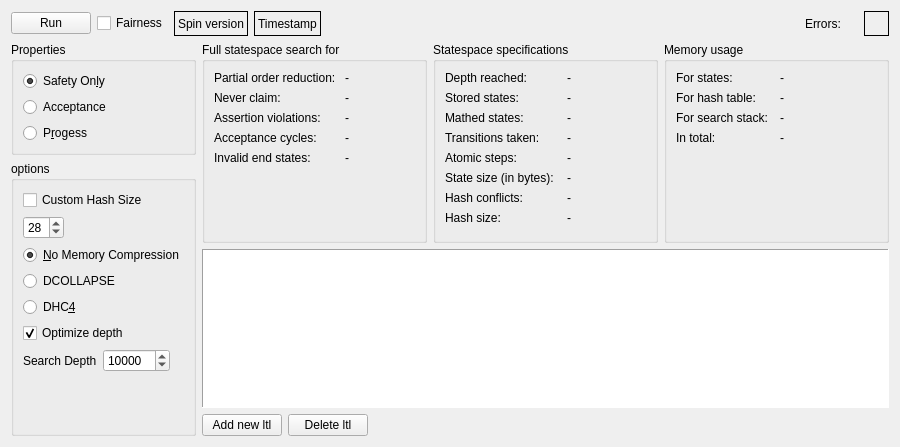
            <widget class="QWidget" name="scrollAreaWidgetContents_3">
             <property name="geometry">
              <rect>
               <x>0</x>
               <y>0</y>
               <width>900</width>
               <height>447</height>
              </rect>
             </property>
             <layout class="QVBoxLayout" name="verticalLayout_2">
              <item>
               <layout class="QHBoxLayout" name="horizontalLayout_8">
                <item>
                 <widget class="QPushButton" name="buttonVerify">
                  <property name="sizePolicy">
                   <sizepolicy hsizetype="Fixed" vsizetype="Fixed">
                    <horstretch>0</horstretch>
                    <verstretch>0</verstretch>
                   </sizepolicy>
                  </property>
                  <property name="text">
                   <string>Run</string>
                  </property>
                  <property name="shortcut">
                   <string>Ctrl+R</string>
                  </property>
                 </widget>
                </item>
                <item>
                 <widget class="QCheckBox" name="checkFairness">
                  <property name="sizePolicy">
                   <sizepolicy hsizetype="Fixed" vsizetype="Fixed">
                    <horstretch>0</horstretch>
                    <verstretch>0</verstretch>
                   </sizepolicy>
                  </property>
                  <property name="text">
                   <string>Fairness</string>
                  </property>
                 </widget>
                </item>
                <item>
                 <widget class="QLabel" name="spinVerLabel">
                  <property name="autoFillBackground">
                   <bool>true</bool>
                  </property>
                  <property name="frameShape">
                   <enum>QFrame::Box</enum>
                  </property>
                  <property name="text">
                   <string>Spin version</string>
                  </property>
                  <property name="scaledContents">
                   <bool>true</bool>
                  </property>
                  <property name="indent">
                   <number>-1</number>
                  </property>
                 </widget>
                </item>
                <item>
                 <widget class="QLabel" name="timestampLabel">
                  <property name="sizePolicy">
                   <sizepolicy hsizetype="Fixed" vsizetype="Preferred">
                    <horstretch>0</horstretch>
                    <verstretch>0</verstretch>
                   </sizepolicy>
                  </property>
                  <property name="frameShape">
                   <enum>QFrame::Box</enum>
                  </property>
                  <property name="text">
                   <string>Timestamp</string>
                  </property>
                 </widget>
                </item>
                <item>
                 <spacer name="horizontalSpacer_2">
                  <property name="orientation">
                   <enum>Qt::Horizontal</enum>
                  </property>
                  <property name="sizeHint" stdset="0">
                   <size>
                    <width>40</width>
                    <height>20</height>
                   </size>
                  </property>
                 </spacer>
                </item>
                <item>
                 <widget class="QLabel" name="label_20">
                  <property name="text">
                   <string>Errors: </string>
                  </property>
                 </widget>
                </item>
                <item>
                 <widget class="QLabel" name="errorLabel">
                  <property name="sizePolicy">
                   <sizepolicy hsizetype="Fixed" vsizetype="Preferred">
                    <horstretch>0</horstretch>
                    <verstretch>0</verstretch>
                   </sizepolicy>
                  </property>
                  <property name="text">
                   <string/>
                  </property>
                 </widget>
                </item>
                <item>
                 <widget class="QLabel" name="evalLabel">
                  <property name="enabled">
                   <bool>true</bool>
                  </property>
                  <property name="sizePolicy">
                   <sizepolicy hsizetype="Fixed" vsizetype="Fixed">
                    <horstretch>25</horstretch>
                    <verstretch>25</verstretch>
                   </sizepolicy>
                  </property>
                  <property name="minimumSize">
                   <size>
                    <width>25</width>
                    <height>25</height>
                   </size>
                  </property>
                  <property name="maximumSize">
                   <size>
                    <width>25</width>
                    <height>25</height>
                   </size>
                  </property>
                  <property name="frameShape">
                   <enum>QFrame::Box</enum>
                  </property>
                  <property name="text">
                   <string/>
                  </property>
                 </widget>
                </item>
               </layout>
              </item>
              <item>
               <layout class="QHBoxLayout" name="horizontalLayout_9">
                <item>
                 <layout class="QVBoxLayout" name="verticalLayout_10">
                  <item>
                   <widget class="QGroupBox" name="groupProperty">
                    <property name="sizePolicy">
                     <sizepolicy hsizetype="Preferred" vsizetype="Fixed">
                      <horstretch>0</horstretch>
                      <verstretch>0</verstretch>
                     </sizepolicy>
                    </property>
                    <property name="title">
                     <string>Properties</string>
                    </property>
                    <layout class="QVBoxLayout" name="verticalLayout_5">
                     <item>
                      <widget class="QRadioButton" name="radioSafety">
                       <property name="text">
                        <string>Safety On&amp;ly</string>
                       </property>
                       <property name="checked">
                        <bool>true</bool>
                       </property>
                      </widget>
                     </item>
                     <item>
                      <widget class="QRadioButton" name="radioAcceptance">
                       <property name="text">
                        <string>Acceptance</string>
                       </property>
                       <property name="checkable">
                        <bool>true</bool>
                       </property>
                      </widget>
                     </item>
                     <item>
                      <widget class="QRadioButton" name="radioLiveness">
                       <property name="text">
                        <string>P&amp;rogess</string>
                       </property>
                      </widget>
                     </item>
                    </layout>
                   </widget>
                  </item>
                  <item>
                   <widget class="QGroupBox" name="groupAdvanced">
                    <property name="sizePolicy">
                     <sizepolicy hsizetype="Fixed" vsizetype="Preferred">
                      <horstretch>0</horstretch>
                      <verstretch>0</verstretch>
                     </sizepolicy>
                    </property>
                    <property name="title">
                     <string>options</string>
                    </property>
                    <layout class="QFormLayout" name="formLayout_3">
                     <property name="labelAlignment">
                      <set>Qt::AlignLeading|Qt::AlignLeft|Qt::AlignVCenter</set>
                     </property>
                     <item row="2" column="0">
                      <widget class="QCheckBox" name="checkHashSize">
                       <property name="text">
                        <string>Custom Hash Size</string>
                       </property>
                      </widget>
                     </item>
                     <item row="3" column="0">
                      <widget class="QSpinBox" name="spinBoxHashSize">
                       <property name="sizePolicy">
                        <sizepolicy hsizetype="Maximum" vsizetype="Fixed">
                         <horstretch>0</horstretch>
                         <verstretch>0</verstretch>
                        </sizepolicy>
                       </property>
                       <property name="value">
                        <number>28</number>
                       </property>
                      </widget>
                     </item>
                     <item row="4" column="0">
                      <widget class="QRadioButton" name="radioNoMem">
                       <property name="text">
                        <string>&amp;No Memory Compression</string>
                       </property>
                       <property name="checked">
                        <bool>true</bool>
                       </property>
                      </widget>
                     </item>
                     <item row="5" column="0">
                      <widget class="QRadioButton" name="radioDCOLLAPSE">
                       <property name="text">
                        <string>DCOLLAPSE</string>
                       </property>
                       <property name="checkable">
                        <bool>true</bool>
                       </property>
                       <property name="autoExclusive">
                        <bool>true</bool>
                       </property>
                      </widget>
                     </item>
                     <item row="6" column="0">
                      <widget class="QRadioButton" name="radioDH4">
                       <property name="text">
                        <string>DHC&amp;4</string>
                       </property>
                       <property name="autoExclusive">
                        <bool>true</bool>
                       </property>
                      </widget>
                     </item>
                     <item row="8" column="0">
                      <layout class="QHBoxLayout" name="horizontalLayout_5">
                       <item>
                        <widget class="QLabel" name="SearchDepth">
                         <property name="text">
                          <string>Search Depth</string>
                         </property>
                        </widget>
                       </item>
                       <item>
                        <widget class="QSpinBox" name="spinBoxSearchDepth">
                         <property name="sizePolicy">
                          <sizepolicy hsizetype="Minimum" vsizetype="Preferred">
                           <horstretch>0</horstretch>
                           <verstretch>0</verstretch>
                          </sizepolicy>
                         </property>
                         <property name="minimum">
                          <number>10</number>
                         </property>
                         <property name="maximum">
                          <number>100000000</number>
                         </property>
                         <property name="singleStep">
                          <number>100</number>
                         </property>
                         <property name="value">
                          <number>10000</number>
                         </property>
                        </widget>
                       </item>
                      </layout>
                     </item>
                     <item row="7" column="0">
                      <widget class="QCheckBox" name="checkOptimizeDepth">
                       <property name="text">
                        <string>Optimize depth</string>
                       </property>
                       <property name="checked">
                        <bool>true</bool>
                       </property>
                      </widget>
                     </item>
                    </layout>
                   </widget>
                  </item>
                 </layout>
                </item>
                <item>
                 <layout class="QVBoxLayout" name="verticalLayout_6">
                  <item>
                   <layout class="QHBoxLayout" name="horizontalLayout_10">
                    <item>
                     <widget class="QGroupBox" name="groupBox_4">
                      <property name="sizePolicy">
                       <sizepolicy hsizetype="Preferred" vsizetype="Preferred">
                        <horstretch>0</horstretch>
                        <verstretch>0</verstretch>
                       </sizepolicy>
                      </property>
                      <property name="font">
                       <font>
                        <weight>50</weight>
                        <bold>false</bold>
                       </font>
                      </property>
                      <property name="autoFillBackground">
                       <bool>false</bool>
                      </property>
                      <property name="title">
                       <string>Full statespace search for</string>
                      </property>
                      <property name="alignment">
                       <set>Qt::AlignLeading|Qt::AlignLeft|Qt::AlignTop</set>
                      </property>
                      <property name="flat">
                       <bool>false</bool>
                      </property>
                      <layout class="QGridLayout" name="gridLayout_11">
                       <item row="4" column="1">
                        <widget class="QLabel" name="invalidLabel_2">
                         <property name="text">
                          <string>-</string>
                         </property>
                        </widget>
                       </item>
                       <item row="0" column="1">
                        <widget class="QLabel" name="partialLabel_2">
                         <property name="text">
                          <string>-</string>
                         </property>
                        </widget>
                       </item>
                       <item row="1" column="1">
                        <widget class="QLabel" name="neverLabel_2">
                         <property name="text">
                          <string>-</string>
                         </property>
                        </widget>
                       </item>
                       <item row="2" column="1">
                        <widget class="QLabel" name="assertionLabel_2">
                         <property name="text">
                          <string>-</string>
                         </property>
                        </widget>
                       </item>
                       <item row="3" column="1">
                        <widget class="QLabel" name="acceptanceLabel_2">
                         <property name="text">
                          <string>-</string>
                         </property>
                        </widget>
                       </item>
                       <item row="2" column="0">
                        <widget class="QLabel" name="label_5">
                         <property name="text">
                          <string>Assertion violations: </string>
                         </property>
                        </widget>
                       </item>
                       <item row="1" column="0">
                        <widget class="QLabel" name="label_4">
                         <property name="text">
                          <string>Never claim: </string>
                         </property>
                        </widget>
                       </item>
                       <item row="4" column="0">
                        <widget class="QLabel" name="label_7">
                         <property name="text">
                          <string>Invalid end states: </string>
                         </property>
                        </widget>
                       </item>
                       <item row="3" column="0">
                        <widget class="QLabel" name="LabelCycleType">
                         <property name="text">
                          <string>Acceptance cycles: </string>
                         </property>
                        </widget>
                       </item>
                       <item row="0" column="0">
                        <widget class="QLabel" name="label_3">
                         <property name="text">
                          <string>Partial order reduction: </string>
                         </property>
                        </widget>
                       </item>
                       <item row="5" column="0">
                        <spacer name="verticalSpacer">
                         <property name="orientation">
                          <enum>Qt::Vertical</enum>
                         </property>
                         <property name="sizeHint" stdset="0">
                          <size>
                           <width>20</width>
                           <height>40</height>
                          </size>
                         </property>
                        </spacer>
                       </item>
                      </layout>
                     </widget>
                    </item>
                    <item>
                     <widget class="QGroupBox" name="groupBox_5">
                      <property name="title">
                       <string>Statespace specifications</string>
                      </property>
                      <property name="alignment">
                       <set>Qt::AlignLeading|Qt::AlignLeft|Qt::AlignTop</set>
                      </property>
                      <layout class="QGridLayout" name="gridLayout_12">
                       <item row="1" column="1">
                        <widget class="QLabel" name="storedstatesLabel">
                         <property name="text">
                          <string>-</string>
                         </property>
                        </widget>
                       </item>
                       <item row="6" column="0">
                        <widget class="QLabel" name="label_14">
                         <property name="text">
                          <string>Hash conflicts:</string>
                         </property>
                        </widget>
                       </item>
                       <item row="5" column="0">
                        <widget class="QLabel" name="label_13">
                         <property name="text">
                          <string>State size (in bytes):  </string>
                         </property>
                        </widget>
                       </item>
                       <item row="2" column="0">
                        <widget class="QLabel" name="label_10">
                         <property name="text">
                          <string>Mathed states: </string>
                         </property>
                        </widget>
                       </item>
                       <item row="1" column="0">
                        <widget class="QLabel" name="label_9">
                         <property name="text">
                          <string>Stored states: </string>
                         </property>
                        </widget>
                       </item>
                       <item row="0" column="0">
                        <widget class="QLabel" name="label_8">
                         <property name="text">
                          <string>Depth reached: </string>
                         </property>
                        </widget>
                       </item>
                       <item row="7" column="1">
                        <widget class="QLabel" name="hashsizeLabel">
                         <property name="text">
                          <string>-</string>
                         </property>
                        </widget>
                       </item>
                       <item row="0" column="1">
                        <widget class="QLabel" name="depthLabel">
                         <property name="text">
                          <string>-</string>
                         </property>
                        </widget>
                       </item>
                       <item row="2" column="1">
                        <widget class="QLabel" name="matchedstatesLabel">
                         <property name="text">
                          <string>-</string>
                         </property>
                        </widget>
                       </item>
                       <item row="5" column="1">
                        <widget class="QLabel" name="statesizeLabel">
                         <property name="text">
                          <string>-</string>
                         </property>
                        </widget>
                       </item>
                       <item row="3" column="1">
                        <widget class="QLabel" name="transitionLabel">
                         <property name="text">
                          <string>-</string>
                         </property>
                        </widget>
                       </item>
                       <item row="4" column="1">
                        <widget class="QLabel" name="atomicLabel">
                         <property name="text">
                          <string>-</string>
                         </property>
                        </widget>
                       </item>
                       <item row="6" column="1">
                        <widget class="QLabel" name="hashconflictsLabel">
                         <property name="text">
                          <string>-</string>
                         </property>
                        </widget>
                       </item>
                       <item row="3" column="0">
                        <widget class="QLabel" name="label_11">
                         <property name="text">
                          <string>Transitions taken: </string>
                         </property>
                        </widget>
                       </item>
                       <item row="4" column="0">
                        <widget class="QLabel" name="label_12">
                         <property name="text">
                          <string>Atomic steps:</string>
                         </property>
                        </widget>
                       </item>
                       <item row="7" column="0">
                        <widget class="QLabel" name="label_15">
                         <property name="text">
                          <string>Hash size:</string>
                         </property>
                        </widget>
                       </item>
                       <item row="8" column="0">
                        <spacer name="verticalSpacer_3">
                         <property name="orientation">
                          <enum>Qt::Vertical</enum>
                         </property>
                         <property name="sizeHint" stdset="0">
                          <size>
                           <width>20</width>
                           <height>40</height>
                          </size>
                         </property>
                        </spacer>
                       </item>
                      </layout>
                     </widget>
                    </item>
                    <item>
                     <widget class="QGroupBox" name="groupBox_6">
                      <property name="title">
                       <string>Memory usage</string>
                      </property>
                      <property name="alignment">
                       <set>Qt::AlignLeading|Qt::AlignLeft|Qt::AlignTop</set>
                      </property>
                      <layout class="QGridLayout" name="gridLayout_13">
                       <item row="3" column="1">
                        <widget class="QLabel" name="totalmemoryLabel">
                         <property name="text">
                          <string>-</string>
                         </property>
                        </widget>
                       </item>
                       <item row="0" column="1">
                        <widget class="QLabel" name="statememoryLabel">
                         <property name="text">
                          <string>-</string>
                         </property>
                        </widget>
                       </item>
                       <item row="1" column="1">
                        <widget class="QLabel" name="hashmemoryLabel">
                         <property name="text">
                          <string>-</string>
                         </property>
                        </widget>
                       </item>
                       <item row="2" column="1">
                        <widget class="QLabel" name="DFSmemoryLabel">
                         <property name="text">
                          <string>-</string>
                         </property>
                        </widget>
                       </item>
                       <item row="2" column="0">
                        <widget class="QLabel" name="label_18">
                         <property name="text">
                          <string>For search stack:</string>
                         </property>
                        </widget>
                       </item>
                       <item row="3" column="0">
                        <widget class="QLabel" name="label_19">
                         <property name="text">
                          <string>In total:</string>
                         </property>
                        </widget>
                       </item>
                       <item row="1" column="0">
                        <widget class="QLabel" name="label_17">
                         <property name="text">
                          <string>For hash table:</string>
                         </property>
                        </widget>
                       </item>
                       <item row="0" column="0">
                        <widget class="QLabel" name="label_16">
                         <property name="text">
                          <string>For states:</string>
                         </property>
                        </widget>
                       </item>
                       <item row="4" column="0">
                        <spacer name="verticalSpacer_4">
                         <property name="orientation">
                          <enum>Qt::Vertical</enum>
                         </property>
                         <property name="sizeHint" stdset="0">
                          <size>
                           <width>20</width>
                           <height>40</height>
                          </size>
                         </property>
                        </spacer>
                       </item>
                      </layout>
                     </widget>
                    </item>
                   </layout>
                  </item>
                  <item>
                   <widget class="QListWidget" name="ltlList">
                    <property name="frameShape">
                     <enum>QFrame::Panel</enum>
                    </property>
                    <property name="frameShadow">
                     <enum>QFrame::Sunken</enum>
                    </property>
                   </widget>
                  </item>
                  <item>
                   <layout class="QHBoxLayout" name="horizontalLayout_7">
                    <item>
                     <widget class="QPushButton" name="newltlButton">
                      <property name="sizePolicy">
                       <sizepolicy hsizetype="Fixed" vsizetype="Fixed">
                        <horstretch>0</horstretch>
                        <verstretch>0</verstretch>
                       </sizepolicy>
                      </property>
                      <property name="text">
                       <string>Add new ltl</string>
                      </property>
                     </widget>
                    </item>
                    <item>
                     <widget class="QPushButton" name="deleteltlButton">
                      <property name="text">
                       <string>Delete ltl</string>
                      </property>
                     </widget>
                    </item>
                    <item>
                     <spacer name="horizontalSpacer_6">
                      <property name="orientation">
                       <enum>Qt::Horizontal</enum>
                      </property>
                      <property name="sizeHint" stdset="0">
                       <size>
                        <width>40</width>
                        <height>20</height>
                       </size>
                      </property>
                     </spacer>
                    </item>
                   </layout>
                  </item>
                 </layout>
                </item>
               </layout>
              </item>
             </layout>
            </widget>
